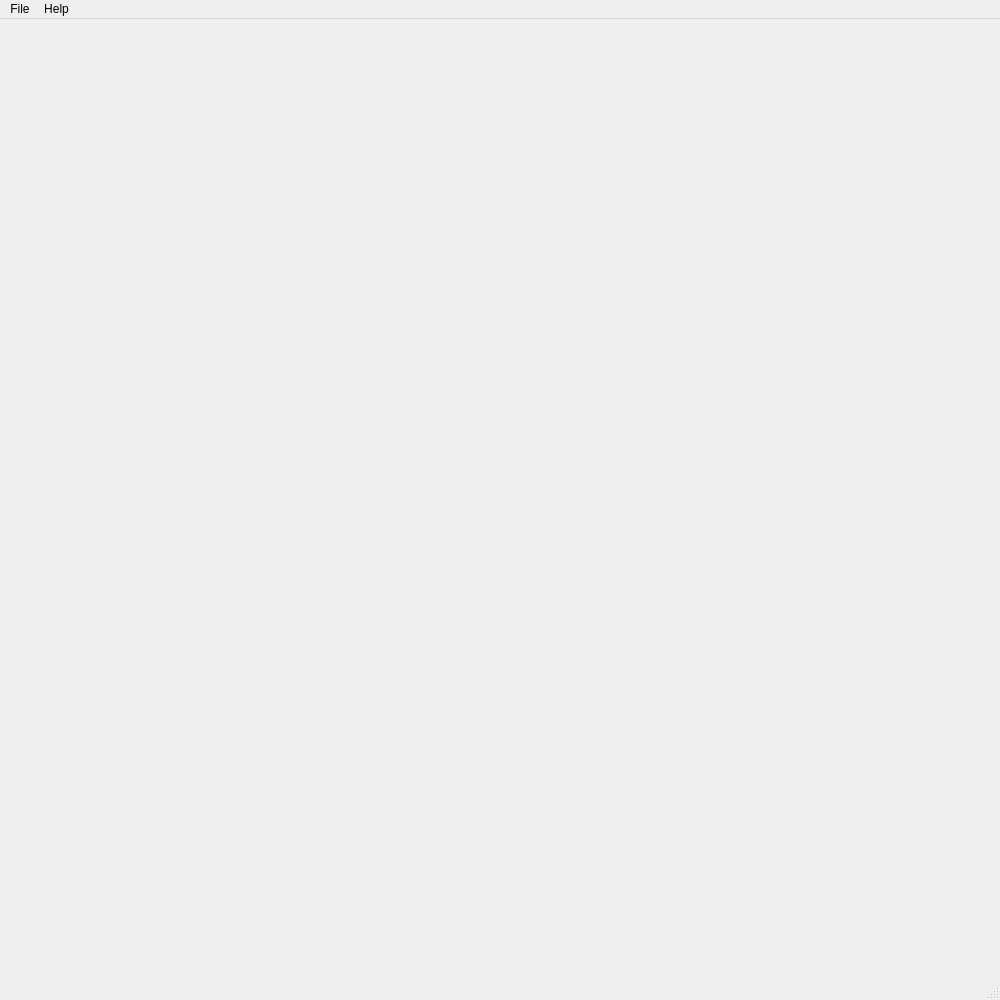
<?xml version="1.0" encoding="UTF-8"?>
<ui version="4.0">
 <class>MainWindow</class>
 <widget class="QMainWindow" name="MainWindow">
  <property name="geometry">
   <rect>
    <x>0</x>
    <y>0</y>
    <width>1000</width>
    <height>1000</height>
   </rect>
  </property>
  <property name="sizePolicy">
   <sizepolicy hsizetype="Expanding" vsizetype="Expanding">
    <horstretch>0</horstretch>
    <verstretch>0</verstretch>
   </sizepolicy>
  </property>
  <property name="maximumSize">
   <size>
    <width>16777215</width>
    <height>16777215</height>
   </size>
  </property>
  <property name="windowTitle">
   <string>MainWindow</string>
  </property>
  <widget class="QWidget" name="centralwidget"/>
  <widget class="QMenuBar" name="menubar">
   <property name="geometry">
    <rect>
     <x>0</x>
     <y>0</y>
     <width>1000</width>
     <height>21</height>
    </rect>
   </property>
   <widget class="QMenu" name="menuFile">
    <property name="tearOffEnabled">
     <bool>false</bool>
    </property>
    <property name="title">
     <string>File</string>
    </property>
    <addaction name="actionOpen"/>
    <addaction name="actionBlur"/>
    <addaction name="actionFind_circles"/>
    <addaction name="separator"/>
   </widget>
   <widget class="QMenu" name="menuHelp">
    <property name="title">
     <string>Help</string>
    </property>
    <addaction name="actionAbout"/>
   </widget>
   <addaction name="menuFile"/>
   <addaction name="menuHelp"/>
  </widget>
  <widget class="QStatusBar" name="statusbar"/>
  <action name="actionOpen">
   <property name="text">
    <string>Open</string>
   </property>
   <property name="shortcut">
    <string>Ctrl+O</string>
   </property>
  </action>
  <action name="actionAbout">
   <property name="text">
    <string>About</string>
   </property>
  </action>
  <action name="actionBlur">
   <property name="text">
    <string>Blur</string>
   </property>
   <property name="toolTip">
    <string>To blur</string>
   </property>
   <property name="shortcut">
    <string>Ctrl+B</string>
   </property>
  </action>
  <action name="actionFind_circles">
   <property name="text">
    <string>Find circles</string>
   </property>
   <property name="shortcut">
    <string>Ctrl+F</string>
   </property>
  </action>
 </widget>
 <resources/>
 <connections/>
</ui>
